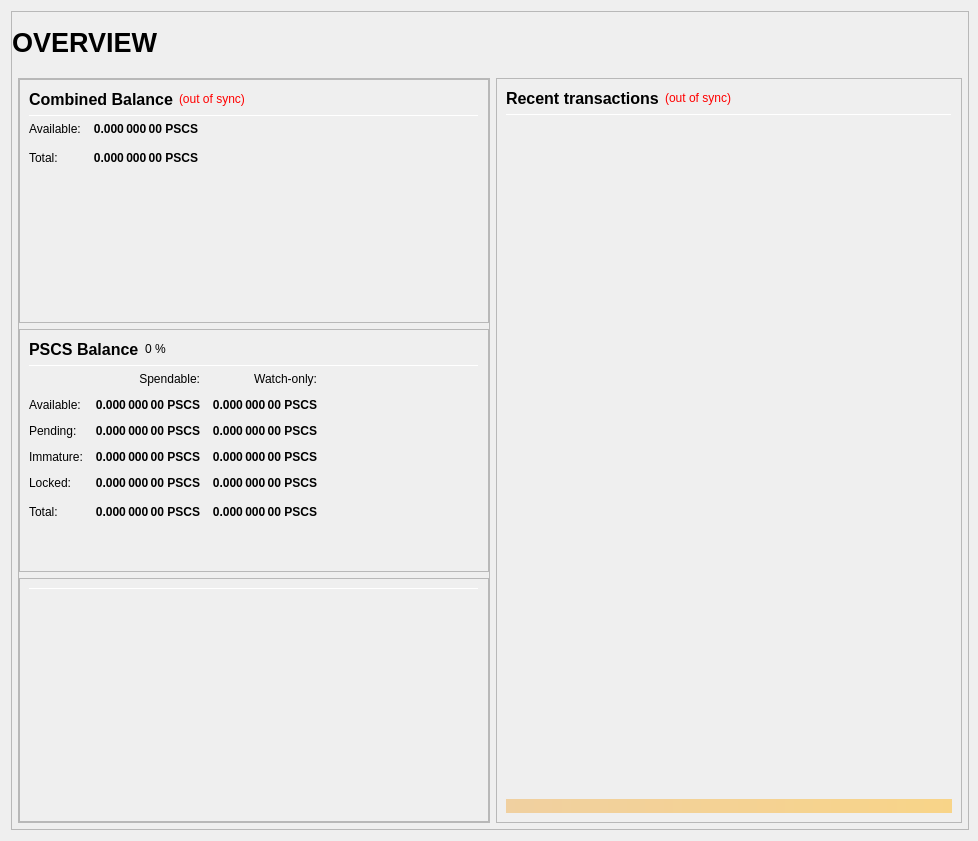
<?xml version="1.0" encoding="UTF-8"?>
<ui version="4.0">
 <class>OverviewPage</class>
 <widget class="QWidget" name="OverviewPage">
  <property name="geometry">
   <rect>
    <x>0</x>
    <y>0</y>
    <width>978</width>
    <height>841</height>
   </rect>
  </property>
  <property name="minimumSize">
   <size>
    <width>960</width>
    <height>682</height>
   </size>
  </property>
  <property name="windowTitle">
   <string>Form</string>
  </property>
  <layout class="QVBoxLayout" name="topLayout" stretch="1">
   <property name="rightMargin">
    <number>9</number>
   </property>
   <item>
    <widget class="QFrame" name="frame_BG">
     <property name="minimumSize">
      <size>
       <width>850</width>
       <height>610</height>
      </size>
     </property>
     <property name="maximumSize">
      <size>
       <width>16777215</width>
       <height>16777215</height>
      </size>
     </property>
     <property name="frameShape">
      <enum>QFrame::StyledPanel</enum>
     </property>
     <property name="frameShadow">
      <enum>QFrame::Raised</enum>
     </property>
     <layout class="QVBoxLayout" name="verticalLayout_3" stretch="1">
      <property name="leftMargin">
       <number>0</number>
      </property>
      <property name="topMargin">
       <number>0</number>
      </property>
      <property name="rightMargin">
       <number>0</number>
      </property>
      <property name="bottomMargin">
       <number>6</number>
      </property>
      <item>
       <layout class="QVBoxLayout" name="verticalLayout_Master" stretch="0,1">
        <property name="leftMargin">
         <number>0</number>
        </property>
        <property name="topMargin">
         <number>0</number>
        </property>
        <property name="rightMargin">
         <number>0</number>
        </property>
        <property name="bottomMargin">
         <number>0</number>
        </property>
        <item>
         <widget class="QFrame" name="frame_Header">
          <layout class="QVBoxLayout" name="verticalLayout_Header" stretch="0">
           <property name="leftMargin">
            <number>0</number>
           </property>
           <property name="topMargin">
            <number>0</number>
           </property>
           <property name="rightMargin">
            <number>0</number>
           </property>
           <property name="bottomMargin">
            <number>0</number>
           </property>
           <item>
            <layout class="QHBoxLayout" name="horizontalLayout_Header" stretch="1,0,1">
             <property name="spacing">
              <number>6</number>
             </property>
             <item>
              <widget class="QLabel" name="labelOverviewHeaderLeft">
               <property name="minimumSize">
                <size>
                 <width>464</width>
                 <height>60</height>
                </size>
               </property>
               <property name="maximumSize">
                <size>
                 <width>16777215</width>
                 <height>60</height>
                </size>
               </property>
               <property name="font">
                <font>
                 <pointsize>20</pointsize>
                 <weight>75</weight>
                 <bold>true</bold>
                </font>
               </property>
               <property name="text">
                <string>OVERVIEW</string>
               </property>
               <property name="alignment">
                <set>Qt::AlignLeading|Qt::AlignLeft|Qt::AlignVCenter</set>
               </property>
              </widget>
             </item>
             <item>
              <spacer name="horizontalSpacer_Header">
               <property name="orientation">
                <enum>Qt::Horizontal</enum>
               </property>
               <property name="sizeHint" stdset="0">
                <size>
                 <width>40</width>
                 <height>20</height>
                </size>
               </property>
              </spacer>
             </item>
             <item>
              <widget class="QLabel" name="labelOverviewHeaderRight">
               <property name="minimumSize">
                <size>
                 <width>464</width>
                 <height>60</height>
                </size>
               </property>
               <property name="maximumSize">
                <size>
                 <width>16777215</width>
                 <height>60</height>
                </size>
               </property>
               <property name="font">
                <font>
                 <pointsize>14</pointsize>
                </font>
               </property>
               <property name="text">
                <string/>
               </property>
               <property name="alignment">
                <set>Qt::AlignRight|Qt::AlignTrailing|Qt::AlignVCenter</set>
               </property>
              </widget>
             </item>
            </layout>
           </item>
          </layout>
         </widget>
        </item>
        <item>
         <widget class="QFrame" name="frame_Content">
          <layout class="QVBoxLayout" name="verticalLayout_Content">
           <property name="leftMargin">
            <number>6</number>
           </property>
           <property name="topMargin">
            <number>0</number>
           </property>
           <property name="rightMargin">
            <number>6</number>
           </property>
           <property name="bottomMargin">
            <number>0</number>
           </property>
           <item>
            <layout class="QHBoxLayout" name="horizontalLayout_Content" stretch="1,1">
             <property name="spacing">
              <number>6</number>
             </property>
             <item>
              <layout class="QVBoxLayout" name="verticalLayout_left" stretch="0">
               <item>
                <widget class="QFrame" name="frameObfuscation">
                 <property name="minimumSize">
                  <size>
                   <width>0</width>
                   <height>0</height>
                  </size>
                 </property>
                 <property name="frameShape">
                  <enum>QFrame::StyledPanel</enum>
                 </property>
                 <property name="frameShadow">
                  <enum>QFrame::Raised</enum>
                 </property>
                 <layout class="QVBoxLayout" name="verticalLayout" stretch="0,0,0">
                  <property name="leftMargin">
                   <number>0</number>
                  </property>
                  <property name="topMargin">
                   <number>0</number>
                  </property>
                  <property name="rightMargin">
                   <number>0</number>
                  </property>
                  <property name="bottomMargin">
                   <number>0</number>
                  </property>
                  <item>
                   <widget class="QFrame" name="frame_CombinedBalances">
                    <property name="minimumSize">
                     <size>
                      <width>470</width>
                      <height>0</height>
                     </size>
                    </property>
                    <property name="frameShape">
                     <enum>QFrame::StyledPanel</enum>
                    </property>
                    <property name="frameShadow">
                     <enum>QFrame::Raised</enum>
                    </property>
                    <layout class="QVBoxLayout" name="verticalLayout_5">
                     <item>
                      <layout class="QHBoxLayout" name="horizontalLayout_5" stretch="0,0,0">
                       <item>
                        <widget class="QLabel" name="label_5z">
                         <property name="minimumSize">
                          <size>
                           <width>0</width>
                           <height>20</height>
                          </size>
                         </property>
                         <property name="font">
                          <font>
                           <pointsize>12</pointsize>
                           <weight>75</weight>
                           <bold>true</bold>
                          </font>
                         </property>
                         <property name="toolTip">
                          <string>Combined Balance (including unconfirmed and immature coins)</string>
                         </property>
                         <property name="text">
                          <string>Combined Balance</string>
                         </property>
                        </widget>
                       </item>
                       <item>
                        <widget class="QLabel" name="labelWalletStatus">
                         <property name="cursor">
                          <cursorShape>WhatsThisCursor</cursorShape>
                         </property>
                         <property name="toolTip">
                          <string>The displayed information may be out of date. Your wallet automatically synchronizes with the PreSaleCoinStore network after a connection is established, but this process has not completed yet.</string>
                         </property>
                         <property name="styleSheet">
                          <string notr="true">QLabel { color: red; }</string>
                         </property>
                         <property name="text">
                          <string notr="true">(out of sync)</string>
                         </property>
                         <property name="alignment">
                          <set>Qt::AlignLeading|Qt::AlignLeft|Qt::AlignVCenter</set>
                         </property>
                        </widget>
                       </item>
                       <item>
                        <spacer name="horizontalSpacer_1">
                         <property name="orientation">
                          <enum>Qt::Horizontal</enum>
                         </property>
                         <property name="sizeHint" stdset="0">
                          <size>
                           <width>40</width>
                           <height>20</height>
                          </size>
                         </property>
                        </spacer>
                       </item>
                      </layout>
                     </item>
                     <item>
                      <widget class="Line" name="line_CombinedBalance">
                       <property name="minimumSize">
                        <size>
                         <width>0</width>
                         <height>1</height>
                        </size>
                       </property>
                       <property name="maximumSize">
                        <size>
                         <width>16777215</width>
                         <height>1</height>
                        </size>
                       </property>
                       <property name="orientation">
                        <enum>Qt::Horizontal</enum>
                       </property>
                      </widget>
                     </item>
                     <item>
                      <layout class="QGridLayout" name="gridLayout_3">
                       <property name="spacing">
                        <number>12</number>
                       </property>
                       <item row="1" column="0">
                        <widget class="QLabel" name="labelBalanceTextz">
                         <property name="text">
                          <string>Available:</string>
                         </property>
                        </widget>
                       </item>
                       <item row="1" column="1">
                        <widget class="QLabel" name="labelBalancez">
                         <property name="font">
                          <font>
                           <weight>75</weight>
                           <bold>true</bold>
                          </font>
                         </property>
                         <property name="cursor">
                          <cursorShape>IBeamCursor</cursorShape>
                         </property>
                         <property name="toolTip">
                          <string>Your current spendable balance</string>
                         </property>
                         <property name="text">
                          <string notr="true">0.000 000 00 PSCS</string>
                         </property>
                         <property name="alignment">
                          <set>Qt::AlignRight|Qt::AlignTrailing|Qt::AlignVCenter</set>
                         </property>
                         <property name="textInteractionFlags">
                          <set>Qt::LinksAccessibleByMouse|Qt::TextSelectableByKeyboard|Qt::TextSelectableByMouse</set>
                         </property>
                        </widget>
                       </item>
                       <item row="2" column="0">
                        <widget class="QLabel" name="labelTotalTextz">
                         <property name="text">
                          <string>Total:</string>
                         </property>
                        </widget>
                       </item>
                       <item row="2" column="1">
                        <widget class="QLabel" name="labelTotalz">
                         <property name="font">
                          <font>
                           <weight>75</weight>
                           <bold>true</bold>
                          </font>
                         </property>
                         <property name="cursor">
                          <cursorShape>IBeamCursor</cursorShape>
                         </property>
                         <property name="toolTip">
                          <string>Total Balance, including all unavailable coins.</string>
                         </property>
                         <property name="text">
                          <string notr="true">0.000 000 00 PSCS</string>
                         </property>
                         <property name="alignment">
                          <set>Qt::AlignRight|Qt::AlignTrailing|Qt::AlignVCenter</set>
                         </property>
                         <property name="textInteractionFlags">
                          <set>Qt::LinksAccessibleByMouse|Qt::TextSelectableByKeyboard|Qt::TextSelectableByMouse</set>
                         </property>
                        </widget>
                       </item>
                       <item row="2" column="3">
                        <spacer name="horizontalSpacer_2">
                         <property name="orientation">
                          <enum>Qt::Horizontal</enum>
                         </property>
                         <property name="sizeHint" stdset="0">
                          <size>
                           <width>40</width>
                           <height>20</height>
                          </size>
                         </property>
                        </spacer>
                       </item>
                      </layout>
                     </item>
                     <item>
                      <spacer name="verticalSpacer_1">
                       <property name="orientation">
                        <enum>Qt::Vertical</enum>
                       </property>
                       <property name="sizeHint" stdset="0">
                        <size>
                         <width>10</width>
                         <height>40</height>
                        </size>
                       </property>
                      </spacer>
                     </item>
                    </layout>
                   </widget>
                  </item>
                  <item>
                   <widget class="QFrame" name="frame_Balances">
                    <property name="frameShape">
                     <enum>QFrame::StyledPanel</enum>
                    </property>
                    <property name="frameShadow">
                     <enum>QFrame::Raised</enum>
                    </property>
                    <layout class="QVBoxLayout" name="verticalLayout_4">
                     <item>
                      <layout class="QHBoxLayout" name="horizontalLayout_4">
                       <item>
                        <widget class="QLabel" name="label_5">
                         <property name="minimumSize">
                          <size>
                           <width>0</width>
                           <height>20</height>
                          </size>
                         </property>
                         <property name="font">
                          <font>
                           <pointsize>12</pointsize>
                           <weight>75</weight>
                           <bold>true</bold>
                          </font>
                         </property>
                         <property name="text">
                          <string>PSCS Balance</string>
                         </property>
                        </widget>
                       </item>
                       <item>
                        <widget class="QLabel" name="labelPSCSPercent">
                         <property name="text">
                          <string notr="true">0 %</string>
                         </property>
                        </widget>
                       </item>
                       <item>
                        <spacer name="horizontalSpacer_3">
                         <property name="orientation">
                          <enum>Qt::Horizontal</enum>
                         </property>
                         <property name="sizeHint" stdset="0">
                          <size>
                           <width>40</width>
                           <height>20</height>
                          </size>
                         </property>
                        </spacer>
                       </item>
                      </layout>
                     </item>
                     <item>
                      <widget class="Line" name="line_Balance">
                       <property name="minimumSize">
                        <size>
                         <width>0</width>
                         <height>1</height>
                        </size>
                       </property>
                       <property name="maximumSize">
                        <size>
                         <width>16777215</width>
                         <height>1</height>
                        </size>
                       </property>
                       <property name="orientation">
                        <enum>Qt::Horizontal</enum>
                       </property>
                      </widget>
                     </item>
                     <item>
                      <layout class="QGridLayout" name="gridLayout">
                       <property name="spacing">
                        <number>12</number>
                       </property>
                       <item row="0" column="1">
                        <widget class="QLabel" name="labelSpendable">
                         <property name="text">
                          <string>Spendable:</string>
                         </property>
                         <property name="alignment">
                          <set>Qt::AlignRight|Qt::AlignTrailing|Qt::AlignVCenter</set>
                         </property>
                        </widget>
                       </item>
                       <item row="0" column="2">
                        <widget class="QLabel" name="labelWatchonly">
                         <property name="text">
                          <string>Watch-only:</string>
                         </property>
                         <property name="alignment">
                          <set>Qt::AlignRight|Qt::AlignTrailing|Qt::AlignVCenter</set>
                         </property>
                        </widget>
                       </item>
                       <item row="1" column="0">
                        <widget class="QLabel" name="labelBalanceText">
                         <property name="text">
                          <string>Available:</string>
                         </property>
                        </widget>
                       </item>
                       <item row="1" column="1">
                        <widget class="QLabel" name="labelBalance">
                         <property name="font">
                          <font>
                           <weight>75</weight>
                           <bold>true</bold>
                          </font>
                         </property>
                         <property name="cursor">
                          <cursorShape>IBeamCursor</cursorShape>
                         </property>
                         <property name="toolTip">
                          <string>Your current spendable balance</string>
                         </property>
                         <property name="text">
                          <string notr="true">0.000 000 00 PSCS</string>
                         </property>
                         <property name="alignment">
                          <set>Qt::AlignRight|Qt::AlignTrailing|Qt::AlignVCenter</set>
                         </property>
                         <property name="textInteractionFlags">
                          <set>Qt::LinksAccessibleByMouse|Qt::TextSelectableByKeyboard|Qt::TextSelectableByMouse</set>
                         </property>
                        </widget>
                       </item>
                       <item row="1" column="2">
                        <widget class="QLabel" name="labelWatchAvailable">
                         <property name="font">
                          <font>
                           <weight>75</weight>
                           <bold>true</bold>
                          </font>
                         </property>
                         <property name="cursor">
                          <cursorShape>IBeamCursor</cursorShape>
                         </property>
                         <property name="toolTip">
                          <string>Your current balance in watch-only addresses</string>
                         </property>
                         <property name="text">
                          <string notr="true">0.000 000 00 PSCS</string>
                         </property>
                         <property name="alignment">
                          <set>Qt::AlignRight|Qt::AlignTrailing|Qt::AlignVCenter</set>
                         </property>
                         <property name="textInteractionFlags">
                          <set>Qt::LinksAccessibleByMouse|Qt::TextSelectableByKeyboard|Qt::TextSelectableByMouse</set>
                         </property>
                        </widget>
                       </item>
                       <item row="2" column="0">
                        <widget class="QLabel" name="labelPendingText">
                         <property name="text">
                          <string>Pending:</string>
                         </property>
                        </widget>
                       </item>
                       <item row="2" column="1">
                        <widget class="QLabel" name="labelUnconfirmed">
                         <property name="font">
                          <font>
                           <weight>75</weight>
                           <bold>true</bold>
                          </font>
                         </property>
                         <property name="cursor">
                          <cursorShape>IBeamCursor</cursorShape>
                         </property>
                         <property name="toolTip">
                          <string>Total of transactions that have yet to be confirmed, and do not yet count toward the spendable balance</string>
                         </property>
                         <property name="text">
                          <string notr="true">0.000 000 00 PSCS</string>
                         </property>
                         <property name="alignment">
                          <set>Qt::AlignRight|Qt::AlignTrailing|Qt::AlignVCenter</set>
                         </property>
                         <property name="textInteractionFlags">
                          <set>Qt::LinksAccessibleByMouse|Qt::TextSelectableByKeyboard|Qt::TextSelectableByMouse</set>
                         </property>
                        </widget>
                       </item>
                       <item row="2" column="2">
                        <widget class="QLabel" name="labelWatchPending">
                         <property name="font">
                          <font>
                           <weight>75</weight>
                           <bold>true</bold>
                          </font>
                         </property>
                         <property name="cursor">
                          <cursorShape>IBeamCursor</cursorShape>
                         </property>
                         <property name="toolTip">
                          <string>Unconfirmed transactions to watch-only addresses</string>
                         </property>
                         <property name="text">
                          <string notr="true">0.000 000 00 PSCS</string>
                         </property>
                         <property name="alignment">
                          <set>Qt::AlignRight|Qt::AlignTrailing|Qt::AlignVCenter</set>
                         </property>
                         <property name="textInteractionFlags">
                          <set>Qt::LinksAccessibleByMouse|Qt::TextSelectableByKeyboard|Qt::TextSelectableByMouse</set>
                         </property>
                        </widget>
                       </item>
                       <item row="3" column="0">
                        <widget class="QLabel" name="labelImmatureText">
                         <property name="text">
                          <string>Immature:</string>
                         </property>
                        </widget>
                       </item>
                       <item row="3" column="1">
                        <widget class="QLabel" name="labelImmature">
                         <property name="font">
                          <font>
                           <weight>75</weight>
                           <bold>true</bold>
                          </font>
                         </property>
                         <property name="cursor">
                          <cursorShape>IBeamCursor</cursorShape>
                         </property>
                         <property name="toolTip">
                          <string>Staked or masternode rewards that has not yet matured</string>
                         </property>
                         <property name="text">
                          <string notr="true">0.000 000 00 PSCS</string>
                         </property>
                         <property name="alignment">
                          <set>Qt::AlignRight|Qt::AlignTrailing|Qt::AlignVCenter</set>
                         </property>
                         <property name="textInteractionFlags">
                          <set>Qt::LinksAccessibleByMouse|Qt::TextSelectableByKeyboard|Qt::TextSelectableByMouse</set>
                         </property>
                        </widget>
                       </item>
                       <item row="3" column="2">
                        <widget class="QLabel" name="labelWatchImmature">
                         <property name="font">
                          <font>
                           <weight>75</weight>
                           <bold>true</bold>
                          </font>
                         </property>
                         <property name="cursor">
                          <cursorShape>IBeamCursor</cursorShape>
                         </property>
                         <property name="toolTip">
                          <string>Staked or masternode rewards in watch-only addresses that has not yet matured</string>
                         </property>
                         <property name="text">
                          <string notr="true">0.000 000 00 PSCS</string>
                         </property>
                         <property name="alignment">
                          <set>Qt::AlignRight|Qt::AlignTrailing|Qt::AlignVCenter</set>
                         </property>
                         <property name="textInteractionFlags">
                          <set>Qt::LinksAccessibleByMouse|Qt::TextSelectableByKeyboard|Qt::TextSelectableByMouse</set>
                         </property>
                        </widget>
                       </item>
                       <item row="4" column="0">
                        <widget class="QLabel" name="labelLockedBalanceText">
                         <property name="toolTip">
                          <string>Locked PSCS or Masternode collaterals. These are excluded from zPSCS minting.</string>
                         </property>
                         <property name="text">
                          <string>Locked:</string>
                         </property>
                        </widget>
                       </item>
                       <item row="4" column="1">
                        <widget class="QLabel" name="labelLockedBalance">
                         <property name="font">
                          <font>
                           <weight>75</weight>
                           <bold>true</bold>
                          </font>
                         </property>
                         <property name="cursor">
                          <cursorShape>IBeamCursor</cursorShape>
                         </property>
                         <property name="toolTip">
                          <string>Locked PSCS or Masternode collaterals. These are excluded from zPSCS minting.</string>
                         </property>
                         <property name="text">
                          <string notr="true">0.000 000 00 PSCS</string>
                         </property>
                         <property name="alignment">
                          <set>Qt::AlignRight|Qt::AlignTrailing|Qt::AlignVCenter</set>
                         </property>
                         <property name="textInteractionFlags">
                          <set>Qt::LinksAccessibleByMouse|Qt::TextSelectableByKeyboard|Qt::TextSelectableByMouse</set>
                         </property>
                        </widget>
                       </item>
                       <item row="4" column="2">
                        <widget class="QLabel" name="labelWatchLocked">
                         <property name="font">
                          <font>
                           <weight>75</weight>
                           <bold>true</bold>
                          </font>
                         </property>
                         <property name="cursor">
                          <cursorShape>IBeamCursor</cursorShape>
                         </property>
                         <property name="toolTip">
                          <string>Current locked balance in watch-only addresses</string>
                         </property>
                         <property name="text">
                          <string notr="true">0.000 000 00 PSCS</string>
                         </property>
                         <property name="alignment">
                          <set>Qt::AlignRight|Qt::AlignTrailing|Qt::AlignVCenter</set>
                         </property>
                         <property name="textInteractionFlags">
                          <set>Qt::LinksAccessibleByMouse|Qt::TextSelectableByKeyboard|Qt::TextSelectableByMouse</set>
                         </property>
                        </widget>
                       </item>
                       <item row="5" column="0">
                        <widget class="QLabel" name="labelTotalText">
                         <property name="toolTip">
                          <string>Your current PreSaleCoinStore balance, unconfirmed and immature transactions included</string>
                         </property>
                         <property name="text">
                          <string>Total:</string>
                         </property>
                        </widget>
                       </item>
                       <item row="5" column="1">
                        <widget class="QLabel" name="labelTotal">
                         <property name="font">
                          <font>
                           <weight>75</weight>
                           <bold>true</bold>
                          </font>
                         </property>
                         <property name="cursor">
                          <cursorShape>IBeamCursor</cursorShape>
                         </property>
                         <property name="toolTip">
                          <string>Your current PreSaleCoinStore balance, unconfirmed and immature transactions included</string>
                         </property>
                         <property name="text">
                          <string notr="true">0.000 000 00 PSCS</string>
                         </property>
                         <property name="alignment">
                          <set>Qt::AlignRight|Qt::AlignTrailing|Qt::AlignVCenter</set>
                         </property>
                         <property name="textInteractionFlags">
                          <set>Qt::LinksAccessibleByMouse|Qt::TextSelectableByKeyboard|Qt::TextSelectableByMouse</set>
                         </property>
                        </widget>
                       </item>
                       <item row="5" column="2">
                        <widget class="QLabel" name="labelWatchTotal">
                         <property name="font">
                          <font>
                           <weight>75</weight>
                           <bold>true</bold>
                          </font>
                         </property>
                         <property name="cursor">
                          <cursorShape>IBeamCursor</cursorShape>
                         </property>
                         <property name="toolTip">
                          <string>Current total balance in watch-only addresses</string>
                         </property>
                         <property name="text">
                          <string notr="true">0.000 000 00 PSCS</string>
                         </property>
                         <property name="alignment">
                          <set>Qt::AlignRight|Qt::AlignTrailing|Qt::AlignVCenter</set>
                         </property>
                         <property name="textInteractionFlags">
                          <set>Qt::LinksAccessibleByMouse|Qt::TextSelectableByKeyboard|Qt::TextSelectableByMouse</set>
                         </property>
                        </widget>
                       </item>
                       <item row="5" column="3">
                        <spacer name="horizontalSpacer_9">
                         <property name="orientation">
                          <enum>Qt::Horizontal</enum>
                         </property>
                         <property name="sizeHint" stdset="0">
                          <size>
                           <width>40</width>
                           <height>20</height>
                          </size>
                         </property>
                        </spacer>
                       </item>
                      </layout>
                     </item>
                     <item>
                      <spacer name="verticalSpacer_3">
                       <property name="orientation">
                        <enum>Qt::Vertical</enum>
                       </property>
                       <property name="sizeHint" stdset="0">
                        <size>
                         <width>20</width>
                         <height>40</height>
                        </size>
                       </property>
                      </spacer>
                     </item>
                    </layout>
                   </widget>
                  </item>
                  <item>
                   <widget class="QFrame" name="frame_ZerocoinBalances">
                    <property name="frameShape">
                     <enum>QFrame::StyledPanel</enum>
                    </property>
                    <property name="frameShadow">
                     <enum>QFrame::Raised</enum>
                    </property>
                    <layout class="QVBoxLayout" name="verticalLayout_7">
                     <item>
                      <widget class="Line" name="line_ZerocoinBalance">
                       <property name="minimumSize">
                        <size>
                         <width>0</width>
                         <height>1</height>
                        </size>
                       </property>
                       <property name="maximumSize">
                        <size>
                         <width>16777215</width>
                         <height>1</height>
                        </size>
                       </property>
                       <property name="orientation">
                        <enum>Qt::Horizontal</enum>
                       </property>
                      </widget>
                     </item>
                     <item>
                      <spacer name="verticalSpacer_4">
                       <property name="orientation">
                        <enum>Qt::Vertical</enum>
                       </property>
                       <property name="sizeHint" stdset="0">
                        <size>
                         <width>20</width>
                         <height>40</height>
                        </size>
                       </property>
                      </spacer>
                     </item>
                    </layout>
                   </widget>
                  </item>
                 </layout>
                </widget>
               </item>
              </layout>
             </item>
             <item>
              <layout class="QVBoxLayout" name="verticalLayout_right" stretch="1">
               <item>
                <widget class="QFrame" name="frame_RecentTransactions">
                 <property name="minimumSize">
                  <size>
                   <width>0</width>
                   <height>0</height>
                  </size>
                 </property>
                 <property name="frameShape">
                  <enum>QFrame::StyledPanel</enum>
                 </property>
                 <property name="frameShadow">
                  <enum>QFrame::Raised</enum>
                 </property>
                 <layout class="QVBoxLayout" name="verticalLayout_1" stretch="0,0,0,0,0">
                  <item>
                   <layout class="QHBoxLayout" name="horizontalLayout_2">
                    <item>
                     <widget class="QLabel" name="label_4">
                      <property name="minimumSize">
                       <size>
                        <width>0</width>
                        <height>20</height>
                       </size>
                      </property>
                      <property name="font">
                       <font>
                        <pointsize>12</pointsize>
                        <weight>75</weight>
                        <bold>true</bold>
                       </font>
                      </property>
                      <property name="text">
                       <string>Recent transactions</string>
                      </property>
                     </widget>
                    </item>
                    <item>
                     <widget class="QLabel" name="labelTransactionsStatus">
                      <property name="cursor">
                       <cursorShape>WhatsThisCursor</cursorShape>
                      </property>
                      <property name="toolTip">
                       <string>The displayed information may be out of date. Your wallet automatically synchronizes with the PreSaleCoinStore network after a connection is established, but this process has not completed yet.</string>
                      </property>
                      <property name="styleSheet">
                       <string notr="true">QLabel { color: red; }</string>
                      </property>
                      <property name="text">
                       <string notr="true">(out of sync)</string>
                      </property>
                      <property name="alignment">
                       <set>Qt::AlignRight|Qt::AlignTrailing|Qt::AlignVCenter</set>
                      </property>
                     </widget>
                    </item>
                    <item>
                     <spacer name="horizontalSpacer">
                      <property name="orientation">
                       <enum>Qt::Horizontal</enum>
                      </property>
                      <property name="sizeHint" stdset="0">
                       <size>
                        <width>40</width>
                        <height>20</height>
                       </size>
                      </property>
                     </spacer>
                    </item>
                   </layout>
                  </item>
                  <item>
                   <widget class="Line" name="line">
                    <property name="minimumSize">
                     <size>
                      <width>0</width>
                      <height>1</height>
                     </size>
                    </property>
                    <property name="maximumSize">
                     <size>
                      <width>16777215</width>
                      <height>1</height>
                     </size>
                    </property>
                    <property name="orientation">
                     <enum>Qt::Horizontal</enum>
                    </property>
                   </widget>
                  </item>
                  <item>
                   <widget class="QListView" name="listTransactions">
                    <property name="minimumSize">
                     <size>
                      <width>0</width>
                      <height>0</height>
                     </size>
                    </property>
                    <property name="styleSheet">
                     <string notr="true">QListView { background: transparent; }</string>
                    </property>
                    <property name="frameShape">
                     <enum>QFrame::NoFrame</enum>
                    </property>
                    <property name="verticalScrollBarPolicy">
                     <enum>Qt::ScrollBarAlwaysOff</enum>
                    </property>
                    <property name="horizontalScrollBarPolicy">
                     <enum>Qt::ScrollBarAlwaysOff</enum>
                    </property>
                    <property name="selectionMode">
                     <enum>QAbstractItemView::NoSelection</enum>
                    </property>
                   </widget>
                  </item>
                  <item>
                   <spacer name="verticalSpacer_2">
                    <property name="orientation">
                     <enum>Qt::Vertical</enum>
                    </property>
                    <property name="sizeType">
                     <enum>QSizePolicy::Expanding</enum>
                    </property>
                    <property name="sizeHint" stdset="0">
                     <size>
                      <width>20</width>
                      <height>40</height>
                     </size>
                    </property>
                   </spacer>
                  </item>
                  <item>
                   <widget class="QLabel" name="labelAlerts">
                    <property name="maximumSize">
                     <size>
                      <width>16777215</width>
                      <height>16777215</height>
                     </size>
                    </property>
                    <property name="styleSheet">
                     <string notr="true">background-color: qlineargradient(x1: 0, y1: 0, x2: 1, y2: 0, stop:0 #F0D0A0, stop:1 #F8D488); color:#000000;</string>
                    </property>
                    <property name="text">
                     <string/>
                    </property>
                    <property name="wordWrap">
                     <bool>true</bool>
                    </property>
                    <property name="margin">
                     <number>3</number>
                    </property>
                   </widget>
                  </item>
                 </layout>
                </widget>
               </item>
              </layout>
             </item>
            </layout>
           </item>
          </layout>
         </widget>
        </item>
       </layout>
      </item>
     </layout>
    </widget>
   </item>
  </layout>
 </widget>
 <resources/>
 <connections/>
</ui>
